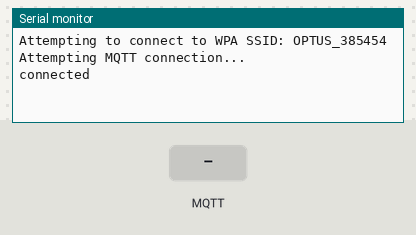
Bench run of a program on a simulated Arduino Uno, built with avr-gcc and run on an emulated ATmega328P. Parts: the last lines printed to the serial monitor. Inputs (shaded band) come from the test bench. WiFi joins after 1.5 s; servers stay silent unless stated; no MQTT or app messages arrive unless stated.

Above: at 2.7 s.
2.8 s: MQTT message "1" arrives on the first subscribed topic
At 4.0 s:
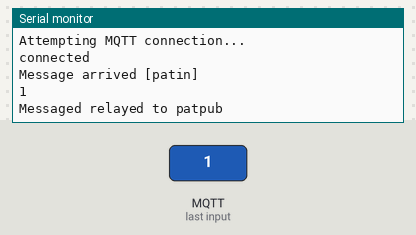
4.3 s: MQTT message "on" arrives on the first subscribed topic
At 5.3 s:
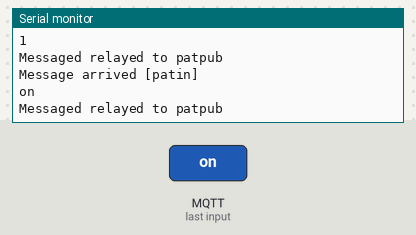
5.8 s: MQTT message "off" arrives on the first subscribed topic
At 6.5 s:
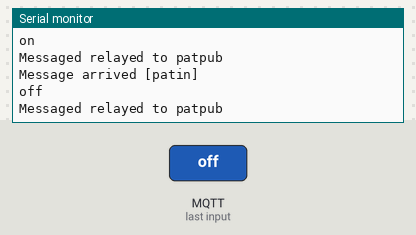

Measured:
- after the input at 2.8 s, the serial monitor: prints a new line at once (image 1)
- after the input at 4.3 s, the serial monitor: prints a new line at once (image 2)
- after the input at 5.8 s, the serial monitor: prints a new line at once (image 3)

The program:

main.cpp
```cpp
#include <Arduino.h>
#include "SoftwareSerial.h"
#include <PubSubClient.h>
#include <WiFiEspAT.h>

IPAddress serverIp(161, 35, 2, 212);
char ssid[] = "OPTUS_385454";           // your network SSID (name)
char pass[] = "gemmymiffy66521";           // your network password
int status = WL_IDLE_STATUS;   // the Wifi radio's status

// Initiliase ESP Device for mqtt usage
WiFiClient espClient;

PubSubClient client(espClient);

SoftwareSerial espDevice(2,3); // RX, TX

// Variable Declaration

uint8_t Status = 0;

// Function declarations
void callback(char* topic, byte* payload, unsigned int length);
void reconnect();


void setup() {
  // initialize serial for debugging
  Serial.begin(9600);
  // initialize serial for ESP module
  espDevice.begin(9600);
  // initialize ESP module
  WiFi.init(&espDevice);

  // attempt to connect to WiFi network
  while ( status != WL_CONNECTED) {

    Serial.print("Attempting to connect to WPA SSID: ");
    Serial.println(ssid);

    // Connect to WPA/WPA2 network
    status = WiFi.begin(ssid, pass);
  }

  //connect to MQTT server and setup callback function for use in receiving and sending messages
  client.setServer(serverIp, 1883);
  client.setCallback(callback);
}

void loop() {
  // put your main code here, to run repeatedly:
  if (!client.connected()) {
    reconnect();
  }

  client.loop();

}

//print any message received for subscribed topic
void callback(char* topic, byte* payload, unsigned int length) {

  byte* copy = (byte*)malloc(length);

  // Print in terminal when receiving from a certain topic/the subscribed topic
  Serial.print("Message arrived [");
  Serial.print(topic);
  Serial.print("] ");

  memcpy(copy,payload,length);

  // Print payload into terminal
  Serial.println();
  for (int i=0; i < length; i++) {
    Serial.print((char)payload[i]);
  }
  Serial.println();

  Serial.println("Messaged relayed to patpub");

  // client.publish("patout", (char*)payload);
  client.publish("patout", copy, length);
  client.publish("patout", "Subscribe Sucessful");

  // Free memory allocation of temp buffer for transitional period
  free(copy);
}

void reconnect() {
  // Loop until we're reconnected
  while (!client.connected()) {

    Serial.println("Attempting MQTT connection...");

    // Attempt to connect, just a name to identify the client
    if (client.connect("ArduinoClient")) {
      Serial.println("connected");

      // Once connected, publish an announcement...
      client.publish("patout","Arduino has successfully connected");

      // ... and resubscribe
      client.subscribe("patin");
    }

    else {
      Serial.print("failed, rc=");
      Serial.print(client.state());
      Serial.println(" try again in 5 seconds");
      // Wait 5 seconds before retrying
      delay(5000);
    }
  }
}
```
